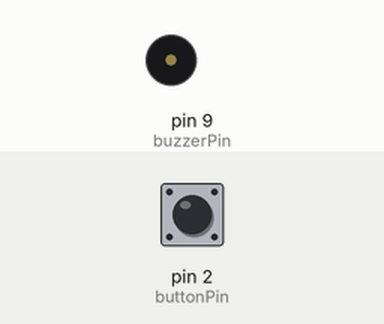
Bench run of a sketch on a simulated Arduino Uno, built with avr-gcc and run on an emulated ATmega328P. Parts: buzzer (waves = sounding, pin HIGH). The inputs (shaded band) are chosen by the test bench; at power-on: pin 2 (buttonPin) HIGH.

Above: at 1.2 s.
1.3 s: pin 2 (buttonPin) pulsed LOW 2 times (0.12 s each, 0.3 s apart)
At 2.9 s:
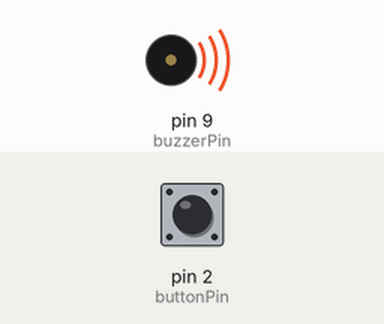
3.4 s: pin 2 (buttonPin) pulled LOW for 0.15 s
At 4.3 s:
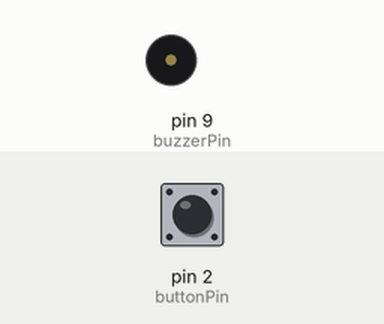
Timing chart, 0 to 6.4 s (numbered marks = the images above; inputs shaded):
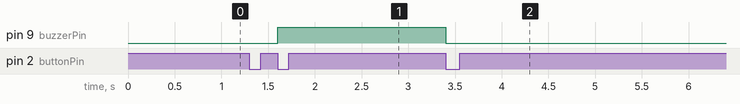

Measured:
- after the input at 1.3 s, pin 9 (buzzerPin): LOW → HIGH after 0.30 s
- after the input at 3.4 s, pin 9 (buzzerPin): HIGH → LOW at once

The sketch:

ex2.ino
```cpp
const int buttonPin = 2;
const int buzzerPin = 9;

volatile bool buttonPressed = false;
volatile unsigned long lastPressTime = 0;
unsigned long doubleClickThreshold = 400;

enum ButtonPress { NONE, SINGLE_CLICK, DOUBLE_CLICK };
ButtonPress buttonPress = NONE;

void setup() {
  pinMode(buttonPin, INPUT_PULLUP);
  pinMode(buzzerPin, OUTPUT);
  digitalWrite(buzzerPin, LOW);

  attachInterrupt(digitalPinToInterrupt(buttonPin), handleButtonPress, FALLING);
}

void loop() {
  if (buttonPressed) {
    buttonPressed = false;

    unsigned long currentTime = millis();
    if (currentTime - lastPressTime < doubleClickThreshold) {
      buttonPress = DOUBLE_CLICK;
    } else {
      buttonPress = SINGLE_CLICK;
    }
    lastPressTime = currentTime;

    if (buttonPress == SINGLE_CLICK) {
      digitalWrite(buzzerPin, LOW);
    } else if (buttonPress == DOUBLE_CLICK) {
      digitalWrite(buzzerPin, HIGH);
    }
  }
}

void handleButtonPress() {
  buttonPressed = true;
}
```
